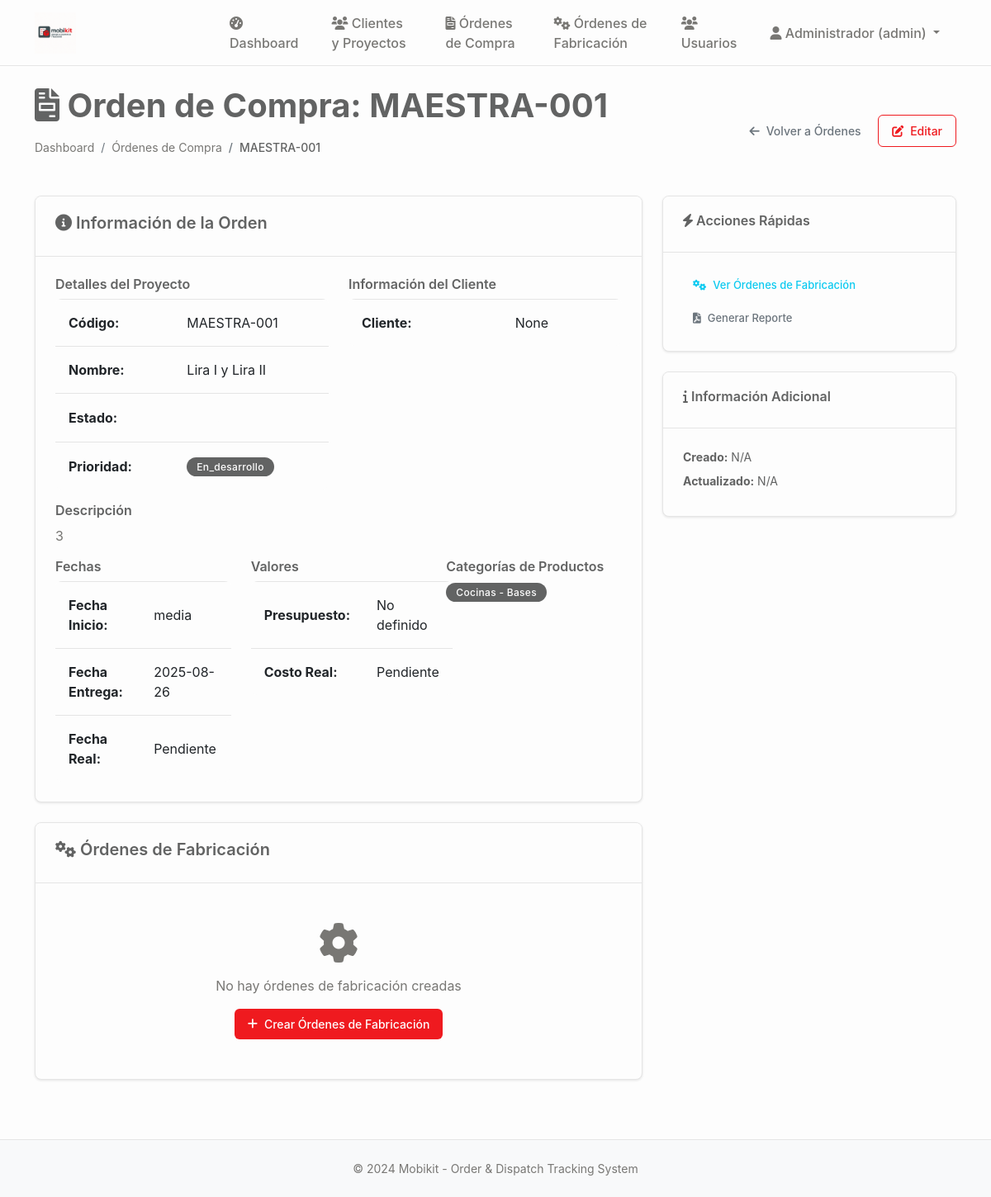
Page /orden_compra/5 (signed in) on the earlier database version.
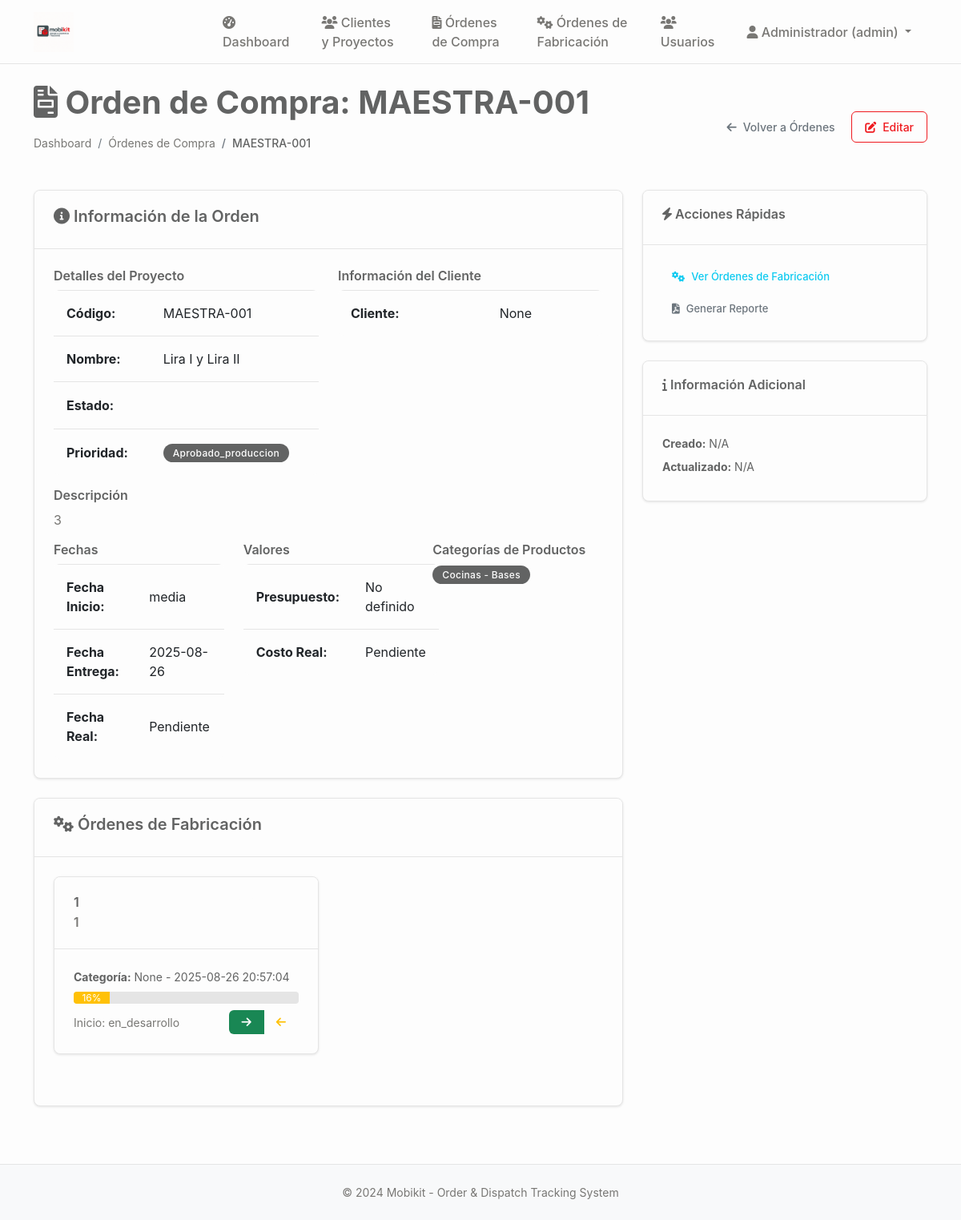
Same page on the later database version.
### tables this page shows
CREATE TABLE proyectos (
                id INTEGER PRIMARY KEY AUTOINCREMENT,
                codigo TEXT UNIQUE NOT NULL,
                nombre TEXT NOT NULL,
                cliente_id INTEGER NOT NULL,
                descripcion TEXT,
                estado TEXT DEFAULT 'en_desarrollo' CHECK (estado IN ('en_desarrollo', 'aprobado_produccion', 'seccionado', 'enchapado', 'mecanizado', 'produccion_completa', 'embalando', 'listo_despacho', 'entregado', 'cancelado')),
                prioridad TEXT DEFAULT 'media' CHECK (prioridad IN ('baja', 'media', 'alta', 'urgente')),
                fecha_inicio DATE,
                fecha_entrega DATE,
                fecha_entrega_real DATE,
                diseñador_id INTEGER,
                supervisor_id INTEGER,
                presupuesto DECIMAL(12,2),
                costo_real DECIMAL(12,2),
                observaciones TEXT,
                created_at TIMESTAMP DEFAULT CURRENT_TIMESTAMP,
                updated_at TIMESTAMP DEFAULT CURRENT_TIMESTAMP, adjudicacion_tipo TEXT DEFAULT "orden_compra" CHECK (adjudicacion_tipo IN ("contrato", "orden_compra")), monto_neto DECIMAL(12,2), estado_proyecto TEXT DEFAULT "pendiente_presupuesto", monto_neto_provision DECIMAL(12,2), monto_neto_instalacion DECIMAL(12,2), fecha_estimada_inicio DATE,
                FOREIGN KEY (cliente_id) REFERENCES clientes (id),
                FOREIGN KEY (diseñador_id) REFERENCES usuarios (id),
                FOREIGN KEY (supervisor_id) REFERENCES usuarios (id)
            );

CREATE TABLE subcategorias_producto (
    id INTEGER PRIMARY KEY AUTOINCREMENT,
    categoria_id INTEGER NOT NULL,
    nombre TEXT NOT NULL,
    descripcion TEXT,
    activo BOOLEAN DEFAULT TRUE,
    created_at TIMESTAMP DEFAULT CURRENT_TIMESTAMP,
    FOREIGN KEY (categoria_id) REFERENCES categorias_producto (id),
    UNIQUE(categoria_id, nombre)
);

CREATE TABLE categorias_producto (
    id INTEGER PRIMARY KEY AUTOINCREMENT,
    nombre TEXT UNIQUE NOT NULL,
    descripcion TEXT,
    color TEXT DEFAULT '#E31E24',
    activo BOOLEAN DEFAULT TRUE,
    created_at TIMESTAMP DEFAULT CURRENT_TIMESTAMP
);

CREATE TABLE pedidos_seguimiento (
                id INTEGER PRIMARY KEY AUTOINCREMENT,
                proyecto_id INTEGER NOT NULL,
                categoria_id INTEGER NOT NULL,
                subcategoria_id INTEGER,
                codigo_pedido TEXT UNIQUE NOT NULL,
                nombre TEXT NOT NULL,
                estado TEXT DEFAULT 'en_desarrollo' CHECK (estado IN (
                    'en_desarrollo', 'aprobado_produccion', 'seccionado', 'enchapado', 
                    'mecanizado', 'produccion_completa', 'embalando', 'listo_despacho', 'entregado'
                )),
                fecha_inicio DATE,
                fecha_entrega_estimada DATE,
                fecha_entrega_real DATE,
                observaciones TEXT,
                created_at TIMESTAMP DEFAULT CURRENT_TIMESTAMP,
                updated_at TIMESTAMP DEFAULT CURRENT_TIMESTAMP, orden_fabricacion_id INTEGER 
                REFERENCES ordenes_fabricacion(id) ON DELETE CASCADE,
                FOREIGN KEY (proyecto_id) REFERENCES proyectos (id) ON DELETE CASCADE,
                FOREIGN KEY (categoria_id) REFERENCES categorias_producto (id),
                FOREIGN KEY (subcategoria_id) REFERENCES subcategorias_producto (id)
            );

### main.py (the view)
@app.route('/orden_compra/<int:orden_id>')
@login_required
def orden_compra_detalle(orden_id):
    conn = sqlite3.connect('mobikit.db')
    cursor = conn.cursor()
    cursor.execute('''
        SELECT p.*, c.nombre as cliente_nombre, c.email as cliente_email,
               c.telefono as cliente_telefono, c.contacto_principal
        FROM proyectos p
        LEFT JOIN clientes c ON p.cliente_id = c.id
        WHERE p.id = ?
    ''', (orden_id,))
    orden = cursor.fetchone()
    if not orden:
        flash('Orden de compra no encontrada', 'error')
        return redirect(url_for('ordenes_compra'))
    cursor.execute('''
        SELECT cat.nombre, subcat.nombre
        FROM proyecto_categorias pc
        JOIN categorias_producto cat ON pc.categoria_id = cat.id
        LEFT JOIN subcategorias_producto subcat ON pc.subcategoria_id = subcat.id
        WHERE pc.proyecto_id = ?
    ''', (orden_id,))
    categorias = cursor.fetchall()
    cursor.execute('''
        SELECT ps.*, cat.nombre as categoria_nombre, subcat.nombre as subcategoria_nombre
        FROM pedidos_seguimiento ps
        LEFT JOIN categorias_producto cat ON ps.categoria_id = cat.id
        LEFT JOIN subcategorias_producto subcat ON ps.subcategoria_id = subcat.id
        WHERE ps.proyecto_id = ?
        ORDER BY ps.created_at ASC
    ''', (orden_id,))
    ordenes_fabricacion = cursor.fetchall()
    conn.close()
    return render_template('orden_compra_detalle.html',
                           orden=orden,
                           categorias=categorias,
                           ordenes_fabricacion=ordenes_fabricacion)

### templates/orden_compra_detalle.html (shortened to what this page needs)
{% extends "base.html" %}
{% block content %}
<div class="d-flex justify-content-between align-items-center mb-4">
    <div>
        <h1><i class="fas fa-file-invoice"></i> Orden de Compra: {{ orden[1] }}</h1>
        <nav aria-label="breadcrumb">
            <ol class="breadcrumb">
                <li class="breadcrumb-item"><a href="{{ url_for('dashboard') }}">Dashboard</a></li>
                <li class="breadcrumb-item"><a href="{{ url_for('ordenes_compra') }}">Órdenes de Compra</a></li>
                <li class="breadcrumb-item active">{{ orden[1] }}</li>
            </ol>
        </nav>
    </div>
    <div>
        <a href="{{ url_for('ordenes_compra') }}" class="btn btn-outline-secondary">
            <i class="fas fa-arrow-left"></i> Volver a Órdenes
        </a>
        {% if session.user_role in ['admin', 'general'] %}
        <button class="btn btn-outline-primary" onclick="editarOrden()">
            <i class="fas fa-edit"></i> Editar
        </button>
        {% endif %}
    </div>
</div>
<div class="row">
    <div class="col-md-8">
        <div class="card mb-4">
            <div class="card-header">
                <h5><i class="fas fa-info-circle"></i> Información de la Orden</h5>
            </div>
            <div class="card-body">
                <div class="row">
                    <div class="col-md-6">
                        <h6>Detalles del Proyecto</h6>
                        <table class="table table-sm">
                            <tr>
                                <td><strong>Código:</strong></td>
                                <td>{{ orden[1] }}</td>
                            </tr>
                            <tr>
                                <td><strong>Nombre:</strong></td>
                                <td>{{ orden[2] }}</td>
                            </tr>
                            <tr>
                                <td><strong>Estado:</strong></td>
                                <td>
                                    <span class="badge bg-">
                                    </span>
                                </td>
                            </tr>
                            <tr>
                                <td><strong>Prioridad:</strong></td>
                                <td>
                                    <span class="badge bg-{% if orden[5] == 'alta' %}danger{% elif orden[5] == 'media' %}warning{% else %}info{% endif %}">
                                        {{ orden[5]|title }}
                                    </span>
                                </td>
                            </tr>
                        </table>
                    </div>
                    <div class="col-md-6">
                        <h6>Información del Cliente</h6>
                        <table class="table table-sm">
                            <tr>
                                <td><strong>Cliente:</strong></td>
                                <td>{{ orden[11] }}</td>
                            </tr>
                        </table>
                    </div>
                </div>
                {% if orden[3] %}
                <div class="mt-3">
                    <h6>Descripción</h6>
                    <p class="text-muted">{{ orden[3] }}</p>
                </div>
                {% endif %}
                <div class="row mt-3">
                    <div class="col-md-4">
                        <h6>Fechas</h6>
                        <table class="table table-sm">
                            <tr>
                                <td><strong>Fecha Inicio:</strong></td>
                                <td>{{ orden[6] if orden[6] else 'N/A' }}</td>
                            </tr>
                            <tr>
                                <td><strong>Fecha Entrega:</strong></td>
                                <td>{{ orden[7] if orden[7] else 'N/A' }}</td>
                            </tr>
                            <tr>
                                <td><strong>Fecha Real:</strong></td>
                                <td>{{ orden[8] if orden[8] else 'Pendiente' }}</td>
                            </tr>
                        </table>
                    </div>
                    <div class="col-md-4">
                        <h6>Valores</h6>
                        <table class="table table-sm">
                            <tr>
                                <td><strong>Presupuesto:</strong></td>
                                <td>
                                    {% if orden[10] %}
                                    ${{ "{:,.0f}".format(orden[10]) }}
                                    {% else %}
                                    No definido
                                    {% endif %}
                                </td>
                            </tr>
                            <tr>
                                <td><strong>Costo Real:</strong></td>
                                <td>
                                    {% if orden[11] %}
                                    ${{ "{:,.0f}".format(orden[11]) }}
                                    {% else %}
                                    Pendiente
                                    {% endif %}
                                </td>
                            </tr>
                        </table>
                    </div>
                    <div class="col-md-4">
                        <h6>Categorías de Productos</h6>
                        {% if categorias %}
                            {% for categoria in categorias %}
                            <span class="badge bg-secondary me-1 mb-1">
                                {{ categoria[0] }}{% if categoria[1] %} - {{ categoria[1] }}{% endif %}
                            </span>
                            {% endfor %}
                        {% else %}
                        <span class="text-muted">No definidas</span>
                        {% endif %}
                    </div>
                </div>
            </div>
        </div>
        <div class="card">
            <div class="card-header">
                <h5><i class="fas fa-cogs"></i> Órdenes de Fabricación</h5>
            </div>
            <div class="card-body">
                {% if ordenes_fabricacion %}
                <div class="row">
                    {% for fab in ordenes_fabricacion %}
                    <div class="col-md-6 mb-3">
                        <div class="card border-">
                            <div class="card-header">
                                <div class="d-flex justify-content-between align-items-center">
                                    <h6 class="mb-0">{{ fab[2] }}</h6>
                                    <span class="badge bg-">
                                    </span>
                                </div>
                                <small class="text-muted">{{ fab[3] }}</small>
                            </div>
                            <div class="card-body">
                                <p class="small mb-2">
                                    <strong>Categoría:</strong> {{ fab[10] }}{% if fab[11] %} - {{ fab[11] }}{% endif %}
                                </p>
                                {% set estados_progreso = ['en_desarrollo', 'aprobado_produccion', 'seccionado', 'enchapado', 'mecanizado', 'produccion_completa'] %}
                                {% set nombres_estados = ['Desarrollo', 'Aprobado', 'Seccionado', 'Enchapado', 'Mecanizado', 'Terminado'] %}
                                {% set indice_actual = estados_progreso.index(fab[4]) if fab[4] in estados_progreso else 0 %}
                                {% set porcentaje = ((indice_actual + 1) / estados_progreso|length * 100)|int %}
                                <div class="progress mb-2" style="height: 15px;">
                                    <div class="progress-bar bg-{% if porcentaje < 40 %}warning{% elif porcentaje < 80 %}info{% else %}success{% endif %}"
                                         role="progressbar" style="width: {{ porcentaje }}%"
                                         aria-valuenow="{{ porcentaje }}" aria-valuemin="0" aria-valuemax="100">
                                        {{ porcentaje }}%
                                    </div>
                                </div>
                                <div class="d-flex justify-content-between align-items-center">
                                    <small class="text-muted">
                                        {% if fab[6] %}Inicio: {{ fab[6] }}{% endif %}
                                    </small>
                                    <div class="btn-group">
                                        {% if session.user_role in ['admin', 'general', 'operación'] and fab[4] not in ['produccion_completa', 'entregado'] %}
                                        <button class="btn btn-xs btn-success" onclick="avanzarFabricacion({{ fab[0] }})" title="Avanzar">
                                            <i class="fas fa-arrow-right"></i>
                                        </button>
                                        {% endif %}
                                        {% if session.user_role in ['admin', 'general'] and fab[4] != 'en_desarrollo' %}
                                        <button class="btn btn-xs btn-outline-warning" onclick="retrocederFabricacion({{ fab[0] }})" title="Retroceder">
                                            <i class="fas fa-arrow-left"></i>
                                        </button>
                                        {% endif %}
                                    </div>
                                </div>
                            </div>
                        </div>
                    </div>
                    {% endfor %}
                </div>
                {% else %}
                <div class="text-center py-4">
                    <i class="fas fa-cog fa-3x text-muted mb-3"></i>
                    <p class="text-muted">No hay órdenes de fabricación creadas</p>
                    {% if session.user_role in ['admin', 'general'] %}
                    <button class="btn btn-primary" onclick="crearOrdenesFabricacion()">
                        <i class="fas fa-plus"></i> Crear Órdenes de Fabricación
                    </button>
                    {% endif %}
                </div>
                {% endif %}
            </div>
        </div>
    </div>
    <div class="col-md-4">
        <div class="card mb-4">
            <div class="card-header">
                <h6><i class="fas fa-bolt"></i> Acciones Rápidas</h6>
            </div>
            <div class="card-body">
                <a href="{{ url_for('ordenes_fabricacion') }}" class="btn btn-outline-info btn-sm w-100 mb-2">
                    <i class="fas fa-cogs"></i> Ver Órdenes de Fabricación
                </a>
                {% if session.user_role in ['admin', 'general'] %}
                <button class="btn btn-outline-secondary btn-sm w-100" onclick="generarReporte()">
                    <i class="fas fa-file-pdf"></i> Generar Reporte
                </button>
                {% endif %}
            </div>
        </div>
        <div class="card">
            <div class="card-header">
                <h6><i class="fas fa-info"></i> Información Adicional</h6>
            </div>
            <div class="card-body">
                <p class="small mb-2">
                    <strong>Creado:</strong> {{ orden[12] if orden[12] else 'N/A' }}
                </p>
                <p class="small mb-2">
                    <strong>Actualizado:</strong> {{ orden[13] if orden[13] else 'N/A' }}
                </p>
            </div>
        </div>
    </div>
</div>
{% endblock %}

Differences in the rows shown:
changed proyectos "MAESTRA-001": estado "En_desarrollo" → "Aprobado_produccion"
added pedidos_seguimiento: categoria "1", subcategoria "1", fab "None", created_at "2025-08-26 20:57:04", porcentaje "16", estado "en_desarrollo"
Other differences:
text no longer shown: "No hay órdenes de fabricación creadas Crear Órdenes de Fabricación"
